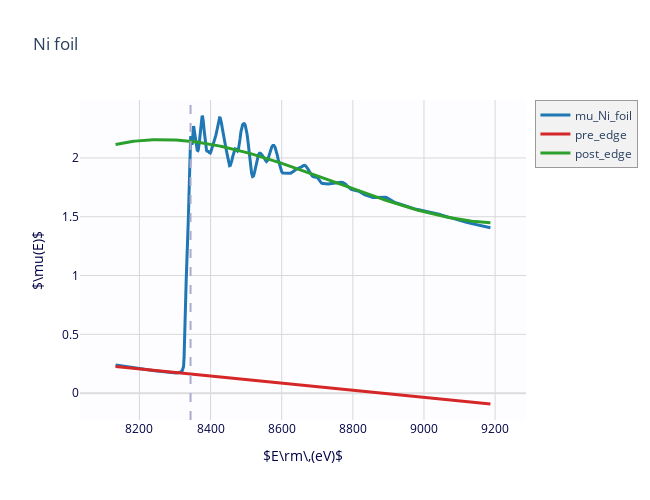
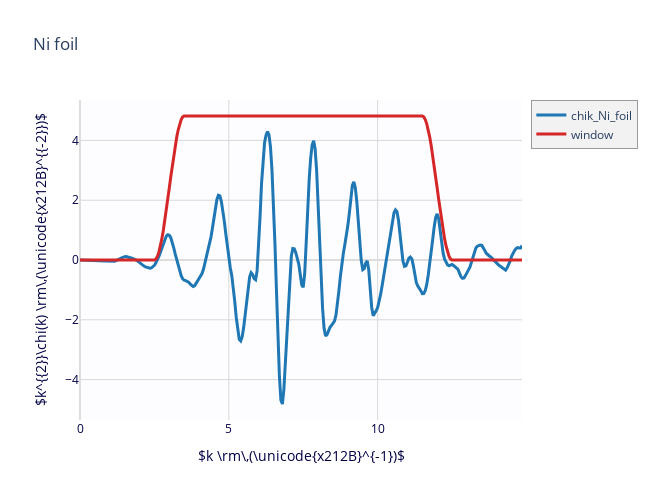
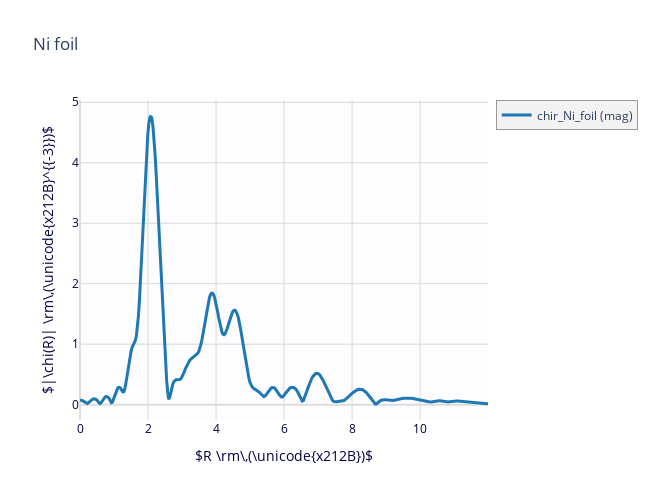
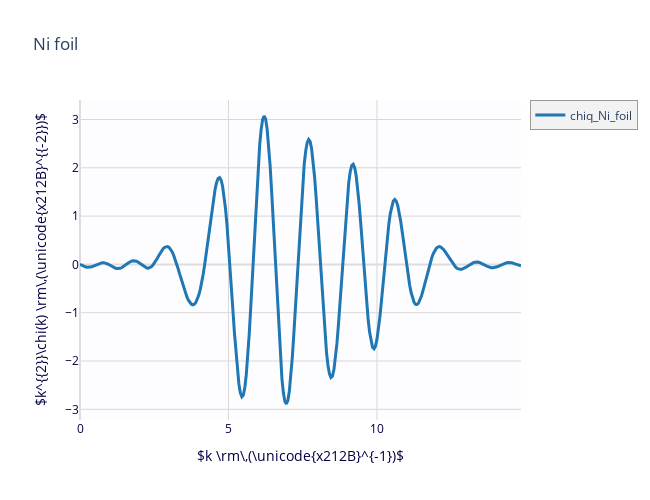

The code cell stored with these charts, in order, in its notebook:
### Markdown cell above
## 2: do fourier transform and plot all

### Code cell
sam_all_figs = {key_i: {} for key_i in datalist}

# Parameters
kmin = 3
kmax = 12
kweight = 2
dk = 1
rmin = 1
rmax = 3.1
rmax_out = 12
window = 'hanning'

for key_i in datalist:
    xftf(data[key_i], kmin=kmin, kmax=kmax, kweight=kweight, dk=dk, window=window, rmax_out=rmax_out)
    xftr(data[key_i], rmin=rmin, rmax=rmax, dr=0, window=window)

    sam_all_figs[key_i]['mu']   = plot_mu(data[key_i], show_norm=False, show_flat=False, show_e0=True, show_pre=True, show_post=True, label=f'mu_{key_i}')
    sam_all_figs[key_i]['chik'] = plot_chik(data[key_i], kweight=kweight, label=f'chik_{key_i}')
    sam_all_figs[key_i]['chir'] = plot_chir(data[key_i], label=f'chir_{key_i}', show_window=False)
    sam_all_figs[key_i]['chiq'] = plot_chiq(data[key_i], label=f'chiq_{key_i}', show_chik=False, show_window=False)

# Optional overlay plots
# plot_traces(sam_all_figs['PH_2']['chiq'], sam_all_figs['PH_3']['chiq'])

### Figure 1 — Plotly figure (JSON) as saved in the notebook; plotly's stock layout.template omitted (floating-point values rounded to 4 significant figures; data arrays with more than 128 entries replaced by an {"elided": "..."} marker saying what was removed)
{"data": [{"line": {"color": "#1f77b4", "width": 3}, "name": "mu_Ni_foil", "type": "scatter", "uid": "7cced493-f4af-4a5c-9b82-ddda63b343c2", "x": {"elided": "463 float values"}, "y": {"elided": "463 float values"}}, {"line": {"color": "#d62728", "width": 3}, "name": "pre_edge", "type": "scatter", "uid": "0931ab8d-44b1-48d5-9864-9e4985f234c3", "x": {"elided": "463 float values"}, "y": {"elided": "463 float values"}}, {"line": {"color": "#2ca02c", "width": 3}, "name": "post_edge", "type": "scatter", "uid": "b3a99d4d-5d01-459b-bbfc-36d6c62b568c", "x": {"elided": "463 float values"}, "y": {"elided": "463 float values"}}], "layout": {"height": 500, "hovermode": "closest", "legend": {"bgcolor": "#F2F2F2", "borderwidth": 0.5}, "plot_bgcolor": "#FDFDFF", "shapes": [{"line": {"color": "#AAC", "dash": "dash", "width": 2}, "type": "line", "x0": 8344.0, "x1": 8344.0, "xref": "x", "y0": 0, "y1": 1, "yref": "y domain"}], "showlegend": true, "title": {"text": "Ni foil"}, "width": 650, "xaxis": {"color": "#004", "gridcolor": "#D8D8D8", "range": [8033.0, 9287.0], "showgrid": true, "title": {"text": "$E\\rm\\,(eV)$"}, "zerolinecolor": "#DDD"}, "yaxis": {"color": "#004", "gridcolor": "#D8D8D8", "showgrid": true, "title": {"text": "$\\mu(E)$"}, "zerolinecolor": "#DDD"}}}

### Figure 2 — Plotly figure (JSON) as saved in the notebook; plotly's stock layout.template omitted (floating-point values rounded to 4 significant figures; data arrays with more than 128 entries replaced by an {"elided": "..."} marker saying what was removed)
{"data": [{"line": {"color": "#1f77b4", "width": 3}, "name": "chik_Ni_foil", "type": "scatter", "uid": "ddbaed1d-3c37-45b9-9ad6-a8e495c470bd", "x": {"elided": "298 float values"}, "y": {"elided": "298 float values"}}, {"line": {"color": "#d62728", "width": 3}, "name": "window", "type": "scatter", "uid": "1688e214-06e9-4f84-9c7f-424d67b125d5", "x": {"elided": "298 float values"}, "y": {"elided": "298 float values"}}], "layout": {"height": 500, "hovermode": "closest", "legend": {"bgcolor": "#F2F2F2", "borderwidth": 0.5}, "plot_bgcolor": "#FDFDFF", "showlegend": true, "title": {"text": "Ni foil"}, "width": 650, "xaxis": {"color": "#004", "gridcolor": "#D8D8D8", "range": [0, null], "showgrid": true, "title": {"text": "$k \\rm\\,(\\unicode{x212B}^{-1})$"}, "zerolinecolor": "#DDD"}, "yaxis": {"color": "#004", "gridcolor": "#D8D8D8", "showgrid": true, "title": {"text": "$k^{{2}}\\chi(k) \\rm\\,(\\unicode{x212B}^{{-2}})$"}, "zerolinecolor": "#DDD"}}}

### Figure 3 — Plotly figure (JSON) as saved in the notebook; plotly's stock layout.template omitted (floating-point values rounded to 4 significant figures; data arrays with more than 128 entries replaced by an {"elided": "..."} marker saying what was removed)
{"data": [{"line": {"color": "#1f77b4", "width": 3}, "name": "chir_Ni_foil (mag)", "type": "scatter", "uid": "d3339625-2afb-472a-830a-e99fcdedcda1", "x": {"elided": "392 float values"}, "y": {"elided": "392 float values"}}], "layout": {"height": 500, "hovermode": "closest", "legend": {"bgcolor": "#F2F2F2", "borderwidth": 0.5}, "plot_bgcolor": "#FDFDFF", "showlegend": true, "title": {"text": "Ni foil"}, "width": 650, "xaxis": {"color": "#004", "gridcolor": "#D8D8D8", "showgrid": true, "title": {"text": "$R \\rm\\,(\\unicode{x212B})$"}, "zerolinecolor": "#DDD"}, "yaxis": {"color": "#004", "gridcolor": "#D8D8D8", "showgrid": true, "title": {"text": "$|\\chi(R)| \\rm\\,(\\unicode{x212B}^{{-3}})$"}, "zerolinecolor": "#DDD"}}}

### Figure 4 — Plotly figure (JSON) as saved in the notebook; plotly's stock layout.template omitted (floating-point values rounded to 4 significant figures; data arrays with more than 128 entries replaced by an {"elided": "..."} marker saying what was removed)
{"data": [{"line": {"color": "#1f77b4", "width": 3}, "name": "chiq_Ni_foil", "type": "scatter", "uid": "07af555b-7ce7-41fe-a53a-790a9cc83fb5", "x": {"elided": "298 float values"}, "y": {"elided": "298 float values"}}], "layout": {"height": 500, "hovermode": "closest", "legend": {"bgcolor": "#F2F2F2", "borderwidth": 0.5}, "plot_bgcolor": "#FDFDFF", "showlegend": true, "title": {"text": "Ni foil"}, "width": 650, "xaxis": {"color": "#004", "gridcolor": "#D8D8D8", "range": [0, 14.85], "showgrid": true, "title": {"text": "$k \\rm\\,(\\unicode{x212B}^{-1})$"}, "zerolinecolor": "#DDD"}, "yaxis": {"color": "#004", "gridcolor": "#D8D8D8", "showgrid": true, "title": {"text": "$k^{{2}}\\chi(k) \\rm\\,(\\unicode{x212B}^{{-2}})$"}, "zerolinecolor": "#DDD"}}}
